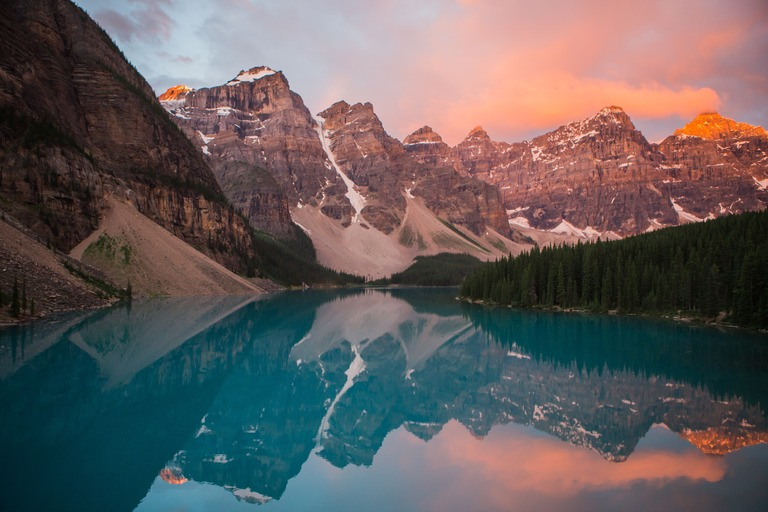
#> input picture M Alfitra Akbar I_202110370311013_LatihanModul6/pemandangan.jpg, 768 x 512 px, found by its file name
$ python Percobaan1.py
#> lines starting #> are read from the running program, lines starting #| are printed output that depends on the picture
# TODO 0: Import necessary libraries
from PIL import Image, ImageDraw, ImageFont

# TODO 1: Load the image
gambarku = Image.open("E:\TUGAS\Kuliah\Semester 5\Pemrograman Fungsional K\Praktikum\Modul 6\Latihan\pemandangan.jpg")
#> gambarku is the input picture: PIL image 768x512 RGB; mean R, G, B 100, 93.1, 93.6

# TODO 2: GrayScale IMG
gambarBW = gambarku.convert("L")
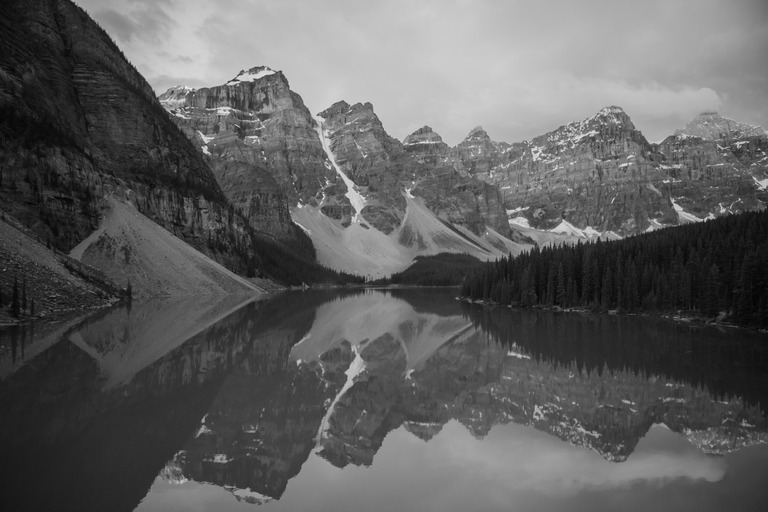
#> gambarBW: PIL image 768x512 L; min 0, max 238, mean 95.2

# TODO 3: Add text to the image
draw = ImageDraw.Draw(gambarBW)
font = ImageFont.truetype("arial.ttf", 24)
text = "M Alfitra Akbar I_202110370311013"
text_bbox = draw.textbbox((0, 0), text, font=font)
#> text_bbox = (0, 5, 434, 29)
text_width = text_bbox[2] - text_bbox[0]
#> text_width = 434
text_height = text_bbox[3] - text_bbox[1]
#> text_height = 24
text_x = (gambarBW.width - text_width) // 2
#> text_x = 167
text_y = (gambarBW.height - text_height) // 2
#> text_y = 244
draw.text((text_x, text_y), text, font=font, fill=255)

# TODO 4: Save the edited image
gambarBW.save("percobaan_satu.jpg")
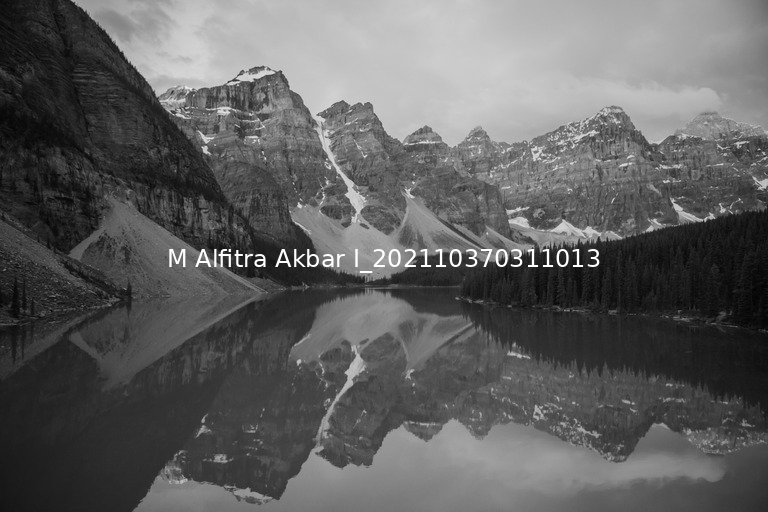
#> saved as percobaan_satu.jpg: PIL image 768x512 L; min 0, max 255, mean 96.2

# TODO 5: Show the final image
gambarBW.show()
